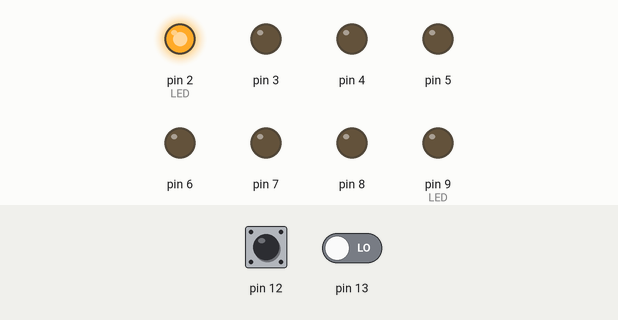
This sketch was run on a simulated Arduino Uno, built with avr-gcc and run on an emulated ATmega328P. Parts: output pins drawn as LEDs (lit = HIGH). The test bench sets the inputs (shaded band); at power-on: pin 12 HIGH, pin 13 LOW.

Above: at 1.2 s.
1.3 s: pin 12 driven LOW
At 2.5 s:
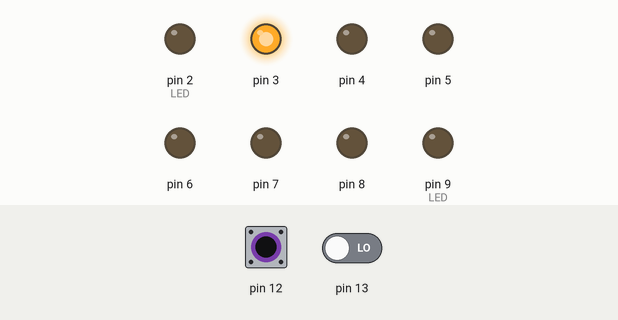
2.8 s: pin 12 pulsed HIGH 2 times (0.12 s each, 0.3 s apart)
At 3.7 s:
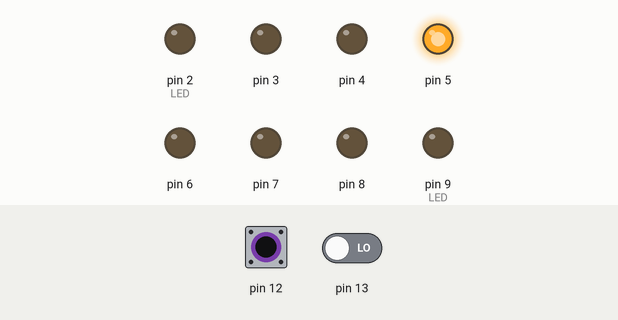
4.9 s: pin 12 pulsed HIGH 5 times (0.12 s each, 0.3 s apart)
At 5.17 s:
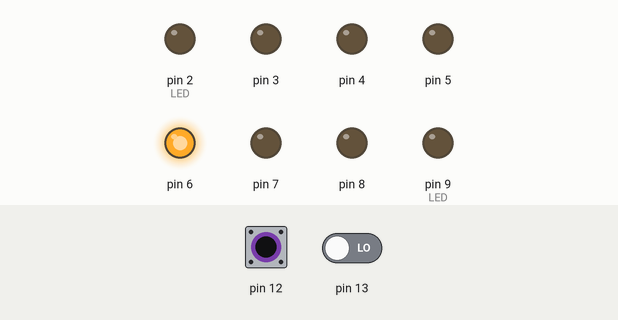
Timing chart, 0 to 7.9 s (numbered marks = the images above; inputs shaded):
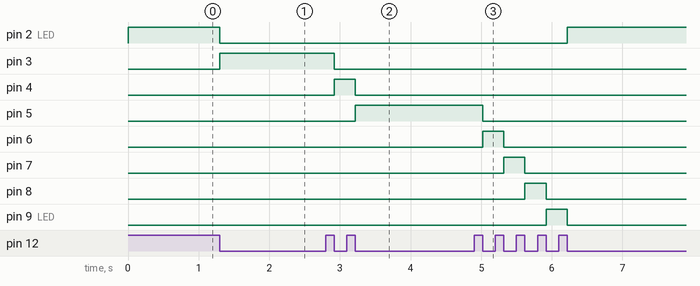

The sketch:

chal2.ino
```cpp
int DT, CLK_now;
int CLK_old=HIGH;
int LED=2;

void setup() {
  // put your setup code here, to run once:
  Serial.begin(9600);
  pinMode(12, INPUT);
  pinMode(13, INPUT);

  for (int i=2;i!=10; i++){
    pinMode(i, OUTPUT);
  }

}

void loop() {
  // put your main code here, to run repeatedly:
  CLK_now=digitalRead(12);
  DT=digitalRead(13);
  digitalWrite(LED,HIGH);

  if (CLK_now != CLK_old) {
    CLK_old=CLK_now;

    if (CLK_now==LOW && DT==HIGH) {
      digitalWrite(LED,LOW);
      if (LED!=2) {
        LED--;
      } else{
        LED=9;
      }

    }else if (CLK_now==LOW && DT==LOW) {
      digitalWrite(LED,LOW);
      if (LED!=9) {
        LED++;
      } else{
        LED=2;
      }
    }
  }
}
```

Measured:
- after the input at 1.3 s, pin 2 (LED): HIGH → LOW at once; pin 3: LOW → HIGH at once
- after the input at 2.8 s, pin 3: HIGH → LOW after 0.12 s; pin 4: LOW → HIGH after 0.12 s, → LOW 0.30 s later; pin 5: LOW → HIGH after 0.42 s
- after the input at 4.9 s, pin 2 (LED): LOW → HIGH after 1.3 s; pin 5: HIGH → LOW after 0.12 s; pin 6: LOW → HIGH after 0.12 s, → LOW 0.30 s later; pin 7: LOW → HIGH after 0.42 s, → LOW 0.30 s later; pin 8: LOW → HIGH after 0.72 s, → LOW 0.30 s later
